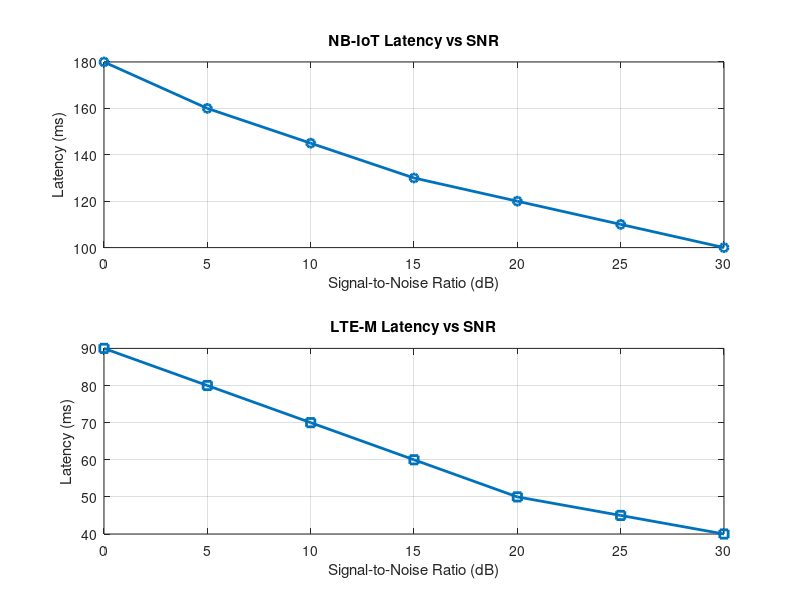

The MATLAB source for this figure:
clc;
clear;
close all;
% SNR values (dB)
SNR = 0:5:30;
% Simulated Latency (ms)
NB_IoT = [180 160 145 130 120 110 100];
LTE_M = [90 80 70 60 50 45 40];
disp('SNR(dB) NB-IoT Latency(ms) LTE-M Latency(ms)')
disp([SNR' NB_IoT' LTE_M'])
figure
% -------- Graph 1 --------
subplot(2,1,1)
plot(SNR,NB_IoT,'-o','LineWidth',2)
title('NB-IoT Latency vs SNR')

xlabel('Signal-to-Noise Ratio (dB)')
ylabel('Latency (ms)')
grid on
% -------- Graph 2 --------
subplot(2,1,2)
plot(SNR,LTE_M,'-s','LineWidth',2)
title('LTE-M Latency vs SNR')
xlabel('Signal-to-Noise Ratio (dB)')
ylabel('Latency (ms)')
grid on
